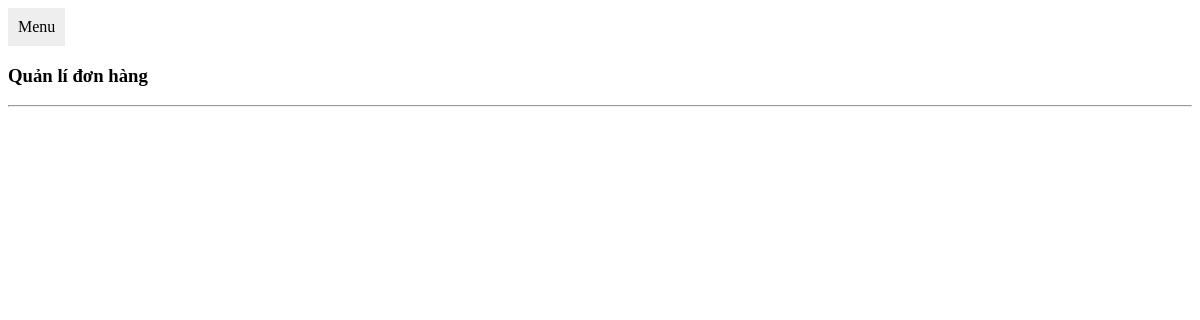
The app's page /admin/quan_li_don_hang.php, older data.
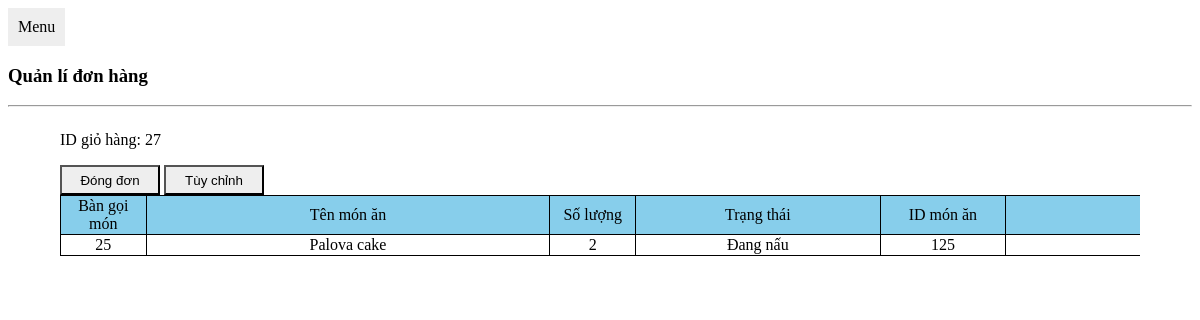
The same page, newer data.
### tables this page shows
CREATE TABLE `tbl_gio_hang` (
  `id_cart` int(100) NOT NULL,
  `id_user` int(100) NOT NULL,
  `status` varchar(100) NOT NULL,
  `date` date NOT NULL,
  `time` varchar(100) NOT NULL
);

CREATE TABLE `my_cart` (
  `id_item` int(30) NOT NULL,
  `name` varchar(200) NOT NULL,
  `img` varchar(100) NOT NULL,
  `cost` int(30) NOT NULL,
  `amount` int(30) NOT NULL,
  `id_cart` int(30) NOT NULL,
  `id_user` int(30) NOT NULL,
  `user_name` varchar(200) NOT NULL,
  `status` varchar(100) NOT NULL,
  `pay` int(4) NOT NULL,
  `so_ban` varchar(300) NOT NULL,
  `code` int(100) NOT NULL
);

### classes/func.php (called while the page is built, shortened)
<?php
    function query_don_hang($mysqli,$id){
        $sql ="SELECT * FROM my_cart WHERE pay!='2' AND pay!='0' AND id_cart='".$id."'";
        $query=mysqli_query($mysqli,$sql);
        return $query;
    }
    function query_id_don_hang($mysqli){
        $sql ="SELECT * FROM tbl_gio_hang WHERE NOT status='done' AND status!='not' ORDER BY id_cart DESC";
        $query=mysqli_query($mysqli,$sql);
        return $query;
    }
?>

### admin/quan_li_don_hang.php (the view, shortened to what this page needs)
        <div class="menu">
            <a href="index.php">Menu</a>
        </div>
        <h3>Quản lí đơn hàng</h3>
        <hr>
<?php
        include('../config/config.php');
        include('../classes/func.php');
        $query_id_gio_hang =query_id_don_hang($mysqli);
            ?>
<div class="main-body">
<?php while($row_don_hang_1 = mysqli_fetch_array($query_id_gio_hang)){
            $id_cart_in=$row_don_hang_1['id_cart'];
            $query_don_hang = query_don_hang($mysqli,$id_cart_in);
            ?>
                    <p>ID giỏ hàng: <?php echo $row_don_hang_1['id_cart'];?></p>
                    <button onclick="location.href='quan_li_don_hang.php?id_cart=<?php echo $row_don_hang_1['id_cart'];?>&action_cart=done'">Đóng đơn</button>
                    <button onclick="location.href='quan_li_don_hang.php?id_cart=<?php echo $row_don_hang_1['id_cart'];?>&action_cart=edit'">Tùy chỉnh</button>
                    <table>
                        <tr style="background-color:skyblue">
                                <td style="width:40px">Bàn gọi món</td>
                                <td style="width:200px">Tên món ăn</td>
                                <td style="width:40px">Số lượng</td>
                                <td style="width:120px">Trạng thái</td>
                                <td style="width:60px">ID món ăn</td>
                                <td style="width:200px">Tên người dùng</td>
                            </tr>
                            <?php while($row_don_hang = mysqli_fetch_array($query_don_hang)){?>
                                <tr>
                                    <td><?php echo $row_don_hang['so_ban'];?></td>
                                    <td><?php echo $row_don_hang['name'];?></td>
                                    <td><?php echo $row_don_hang['amount'];?></td>
                                    <td><?php echo $row_don_hang['status'];?></td>
                                    <td><?php echo $row_don_hang['id_item'];?></td>
                                    <td><?php echo $row_don_hang['user_name'];?></td>
                                </tr>
                             <?php } ?>
                    </table>
<?php } ?>
</div>

Row changes from the older to the newer data that the page shows:
added tbl_gio_hang: id_cart "27"
added my_cart: so_ban "25", name "Palova cake", amount "2", status "Đang nấu", id_item "125"
